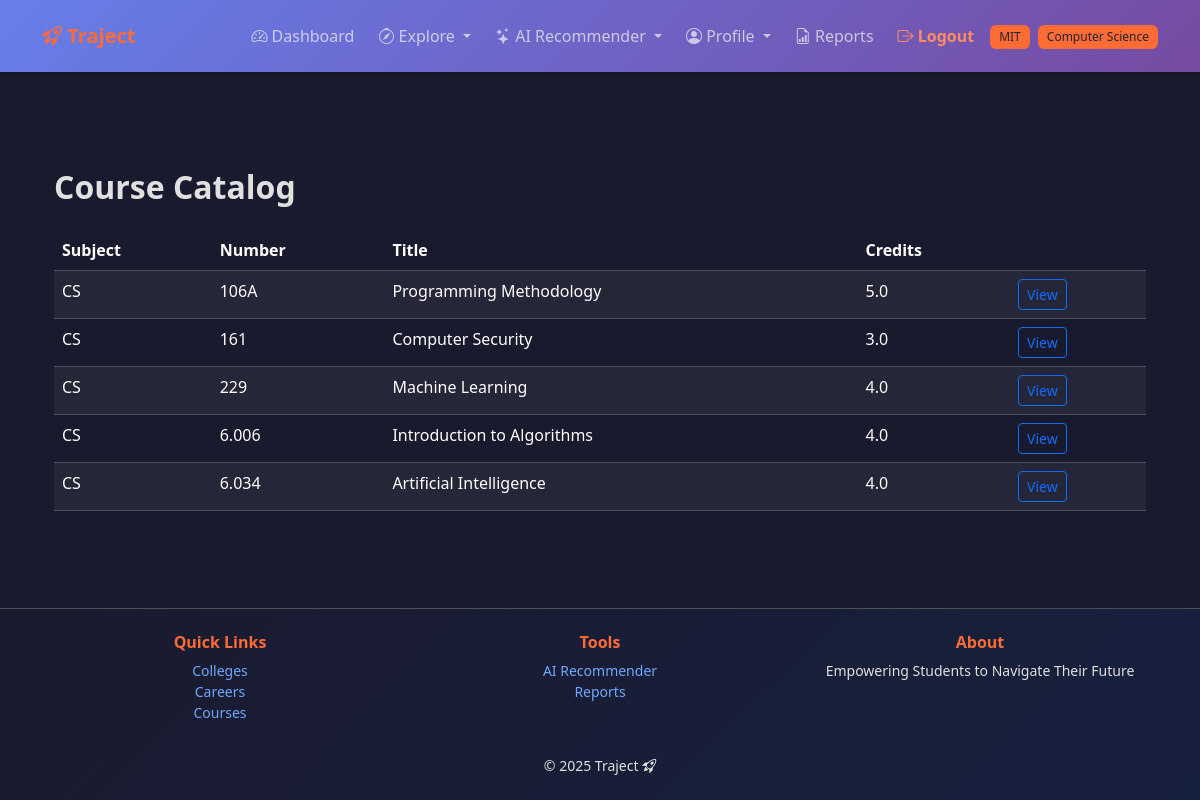
The app's page /catalog/ (signed in) with its own data.
### accounts/models.py (models this page shows, shortened)
class UserProfile(models.Model):
    ACADEMIC_YEARS = [
        ('FR', 'Freshman'),
        ('SO', 'Sophomore'),
        ('JR', 'Junior'),
        ('SR', 'Senior'),
        ('GR', 'Graduate'),
    ]
    user = models.OneToOneField(
        User, on_delete=models.CASCADE, related_name='profile'
    )
    college = models.ForeignKey(
        "colleges.College",
        on_delete=models.SET_NULL,
        null=True, blank=True,
        related_name='students'
    )
    major = models.ForeignKey(
        "colleges.Major",
        on_delete=models.SET_NULL,
        null=True, blank=True,
        related_name='major_students'
    )
    minors = models.ManyToManyField(
        "colleges.Major",
        blank=True,
        related_name='minor_students',
        help_text="Optional secondary areas of study."
    )
    gpa = models.DecimalField(
        max_digits=4,
        decimal_places=2,
        validators=[MinValueValidator(0.0), MaxValueValidator(4.0)],
        null=True, blank=True,
        help_text="GPA on a 4.0 scale."
    )
    academic_year = models.CharField(
        max_length=2,
        choices=ACADEMIC_YEARS,
        default='FR'
    )
    personal_interests = models.TextField(blank=True)
    career_goals = models.TextField(blank=True)
    clubs_interest = models.TextField(blank=True)
    clubs_user_is_a_part_of = models.TextField(blank=True)
    skills = models.TextField(blank=True)
    work_experience = models.TextField(blank=True)
    preferred_industries = models.TextField(blank=True)
    preferred_locations = models.TextField(blank=True)
    preferred_positions = models.TextField(blank=True)
    preferred_company = models.TextField(blank=True)
    created_at = models.DateTimeField(auto_now_add=True)
    class Meta:
        ordering = ['user__username']
        verbose_name = "User Profile"
        verbose_name_plural = "User Profiles"

### colleges/models.py (models this page shows, shortened)
class College(models.Model):
    college_name = models.CharField(max_length=300)  # Full college name
    city = models.CharField(max_length=100)
    state = models.CharField(max_length=100)
    abbreviation = models.CharField(max_length=50, unique=True)  # e.g. UIUC
    logo_url = models.URLField(blank=True, null=True)
    class Meta:
        ordering = ["college_name"]

class Major(models.Model):
    college = models.ForeignKey(
        College, on_delete=models.CASCADE, related_name="majors"
    )
    name = models.CharField(max_length=120)
    code = models.CharField(max_length=20, blank=True)  # e.g., CS, ECE, etc.
    class Meta:
        unique_together = ("college", "name")  # Prevent duplicates within same college
        ordering = ["college__abbreviation", "name"]

### catalog/models.py (models this page shows, shortened)
class Course(models.Model):
    subject = models.CharField(max_length=10)
    number = models.CharField(max_length=10)
    title = models.CharField(max_length=200)
    credits = models.DecimalField(max_digits=3, decimal_places=1)
    description = models.TextField(blank=True)
    college = models.ForeignKey(
        "colleges.College",
        on_delete=models.CASCADE,
        related_name="courses",
        null=True,
        blank=True,
    )
    class Meta:
        ordering = ["subject", "number"]
        unique_together = ("subject", "number", "college")

### catalog/views.py (the view)
# urls.py: path("", views.course_list_view, name="courses"),
@login_required
def course_list_view(request):
    courses = Course.objects.all().order_by("subject", "number")
    return render(request, "catalog/course_list.html", {"courses": courses})

### templates/catalog/course_list.html (shortened to what this page needs)
{% extends "accounts/base.html" %}
{% block content %}
<div class="container mt-5">
 <h2 class="fw-bold mb-4">Course Catalog</h2>
 {% if courses %}
 <table class="table table-striped">
 <thead>
 <tr>
 <th>Subject</th>
 <th>Number</th>
 <th>Title</th>
 <th>Credits</th>
 <th></th>
 </tr>
 </thead>
 <tbody>
 {% for course in courses %}
 <tr>
 <td>{{ course.subject }}</td>
 <td>{{ course.number }}</td>
 <td>{{ course.title }}</td>
 <td>{{ course.credits }}</td>
 <td><a href="{% url 'catalog:course_detail' course.id %}" class="btn btn-sm btn-outline-primary">View</a></td>
 </tr>
 {% endfor %}
 </tbody>
 </table>
 {% else %}
 <p class="text-muted">No courses available.</p>
 {% endif %}
</div>
{% endblock %}

### templates/accounts/base.html (shortened to what this page needs)
{% load static %}
<!DOCTYPE html>
<html lang="en" data-bs-theme="dark">
 <head>
 <link
 href="https://cdn.jsdelivr.net/npm/bootstrap@5.3.3/dist/css/bootstrap.min.css"
 rel="stylesheet"
 >
 <link
 rel="stylesheet"
 href="https://cdn.jsdelivr.net/npm/bootstrap-icons@1.11.3/font/bootstrap-icons.min.css"
 >
 <link rel="stylesheet" href="{% static 'css/traject.css' %}">
 </head>
 <body class="traject-bg d-flex flex-column min-vh-100">
 <nav class="navbar navbar-expand-lg traject-navbar py-3">
 <div class="container">
 <a class="navbar-brand fw-bold text-accent" href="/">
 <i class="bi bi-rocket-takeoff"></i> Traject
 </a>
 <div class="collapse navbar-collapse" id="navbarNav">
 <ul class="navbar-nav ms-auto align-items-center gap-2">
 {% if user.is_authenticated %}
 <li class="nav-item">
 <a class="nav-link" href="{% url 'accounts:dashboard' %}">
 <i class="bi bi-speedometer2"></i> Dashboard
 </a>
 </li>
 <li class="nav-item dropdown">
 <a class="nav-link dropdown-toggle" href="#" role="button" data-bs-toggle="dropdown">
 <i class="bi bi-compass"></i> Explore
 </a>
 </li>
 <li class="nav-item dropdown">
 <a class="nav-link dropdown-toggle" href="#" role="button" data-bs-toggle="dropdown">
 <i class="bi bi-stars"></i> AI Recommender
 </a>
 </li>
 <li class="nav-item dropdown">
 <a class="nav-link dropdown-toggle" href="#" role="button" data-bs-toggle="dropdown">
 <i class="bi bi-person-circle"></i> Profile
 </a>
 </li>
 <li class="nav-item">
 <a class="nav-link" href="{% url 'accounts:reports' %}">
 <i class="bi bi-file-earmark-bar-graph"></i> Reports
 </a>
 </li>
 <li class="nav-item">
 <a class="nav-link fw-semibold text-accent-dark" href="{% url 'accounts:logout' %}">
 <i class="bi bi-box-arrow-right"></i> Logout
 </a>
 </li>
 {% if user.profile.college %}
 <li class="nav-item">
 <span class="badge bg-accent text-dark" data-bs-toggle="tooltip" title="Your College">
 {{ user.profile.college.abbreviation }}
 </span>
 </li>
 {% endif %}
 {% if user.profile.major %}
 <li class="nav-item">
 <span class="badge bg-accent text-dark" data-bs-toggle="tooltip" title="Your Major">
 {{ user.profile.major.name }}
 </span>
 </li>
 {% endif %}
 {% else %}
 <li class="nav-item"><a class="nav-link" href="{% url 'accounts:login' %}">Login</a></li>
 <li class="nav-item">
 <a class="btn btn-accent btn-sm" href="{% url 'accounts:signup' %}">Sign Up</a>
 </li>
 {% endif %}
 </ul>
 </div>
 </div>
 </nav>
 <main class="flex-grow-1 py-5">
 <div class="container">
 {% block content %}{% endblock %}
 </div>
 </main>
 <footer class="footer text-center py-4 border-top">
 <div class="container">
 <div class="row mb-3">
 <div class="col-md-4 mb-3 mb-md-0">
 <h6 class="text-accent fw-bold">Quick Links</h6>
 <ul class="list-unstyled small">
 <li><a href="{% url 'colleges:list' %}" class="text-decoration-none">Colleges</a></li>
 <li><a href="{% url 'careers:list' %}" class="text-decoration-none">Careers</a></li>
 <li><a href="{% url 'catalog:courses' %}" class="text-decoration-none">Courses</a></li>
 </ul>
 </div>
 <div class="col-md-4 mb-3 mb-md-0">
 <h6 class="text-accent fw-bold">Tools</h6>
 <ul class="list-unstyled small">
 {% if user.is_authenticated %}
 <li><a href="{% url 'recommender:dashboard' %}" class="text-decoration-none">AI Recommender</a></li>
 <li><a href="{% url 'accounts:reports' %}" class="text-decoration-none">Reports</a></li>
 {% else %}
 <li><a href="{% url 'accounts:login' %}" class="text-decoration-none">Login</a></li>
 <li><a href="{% url 'accounts:signup' %}" class="text-decoration-none">Sign Up</a></li>
 {% endif %}
 </ul>
 </div>
 <div class="col-md-4">
 <h6 class="text-accent fw-bold">About</h6>
 <p class="small mb-0">Empowering Students to Navigate Their Future</p>
 </div>
 </div>
 <p class="mb-0 small">&copy; {% now "Y" %} Traject <i class="bi bi-rocket-takeoff"></i></p>
 </div>
 </footer>
 </body>
</html>

### static/css/traject.css (style rules this page uses)
:root { --traject-primary: #667eea; --traject-secondary: #764ba2; --traject-accent: #FF6B35; --traject-dark: #1a1a2e; --traject-light: #f8f9fa; }
[data-bs-theme="dark"] { --bs-body-bg: #1a1a2e; --bs-body-color: #e0e0e0; }
.traject-bg { background-color: var(--traject-dark); }
.traject-navbar { background: linear-gradient(135deg, var(--traject-primary) 0%, var(--traject-secondary) 100%); box-shadow: 0 2px 4px rgba(0,0,0,.1); }
.text-accent { color: var(--traject-accent) !important; }
.text-accent-dark { color: #ff8c61 !important; }
.bg-accent { background-color: var(--traject-accent) !important; }
.badge { padding: 0.5em 0.75em; font-weight: 500; }
.footer { background: linear-gradient(135deg, #1a1a2e 0%, #16213e 100%); border-top: 2px solid var(--traject-primary); }
html { scroll-behavior: smooth; }
.btn { transition: all 0.3s ease; }

### records on screen
Course: subject "CS", number "106A", title "Programming Methodology", credits "5.0"
Course: subject "CS", number "161", title "Computer Security", credits "3.0"
Course: subject "CS", number "229", title "Machine Learning", credits "4.0"
Course: subject "CS", number "6.006", title "Introduction to Algorithms", credits "4.0"
Course: subject "CS", number "6.034", title "Artificial Intelligence", credits "4.0"

### other values on screen
{{ user.profile.college.abbreviation }} "MIT"
{{ user.profile.major.name }} "Computer Science"
